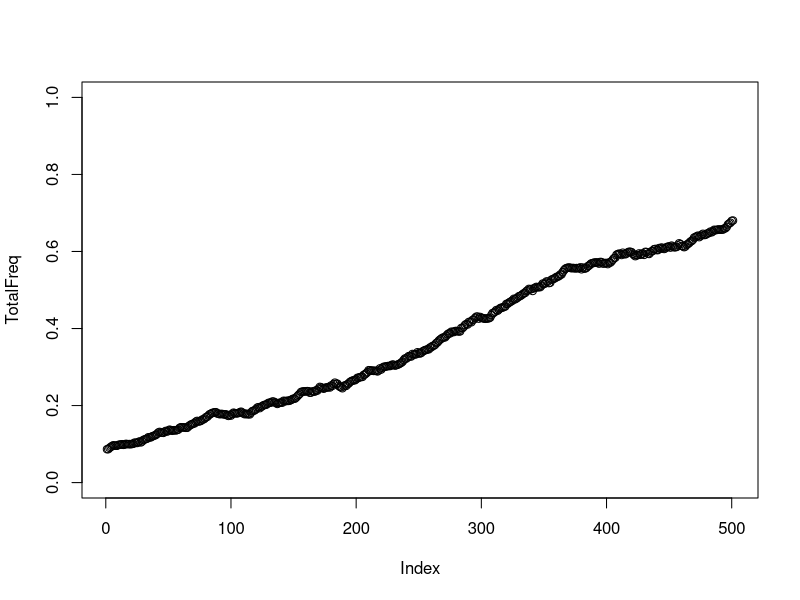

Write R code to recreate this figure.
ancientfreq  = runif(1, 0.05,0.2)
Generations = 500
N=30000
selectioncoef = 0.005

M = matrix(0, nrow = 0, ncol = 4)
TotalFreq = c(ancientfreq)
currentfreq = ancientfreq
for (i in 1:Generations) {

  newmean  = (currentfreq + currentfreq * selectioncoef )  /(1 + currentfreq * selectioncoef)
  
currentfreq  = rbinom(1, N, newmean ) / N

  TotalFreq = c(TotalFreq, currentfreq)

if (i %%20 == 0) {
    r = runif(1)
    if (r < currentfreq**2) M = rbind(M, c(paste0(toString(Generations-i), ".0001"), "-inf", "-inf", "0.00") )
    else if (r < currentfreq**2 + (1 - currentfreq)**2 ) {
      M = rbind(M, c(paste0(toString(Generations-i), ".0001"), "0.00", "-inf",  "-inf") )
    }
    else {
      M = rbind(M, c(paste0(toString(Generations-i), ".0001"), "-inf",   "0.00", "-inf") )
    }  
}}
M = M[-nrow(M),]
M = M[nrow(M):1,]
plot(TotalFreq, ylim = c(0,1))
writeLines(toString(TotalFreq ), "FrequencyTrajectory.txt", sep = "\n")
writeLines(toString(TotalFreq[length(TotalFreq)] ), "ModernFreq.txt", sep = "\n")

write.table(M, file = "Samples.txt", quote = F, sep = " ", row.names = F, col.names = F)

